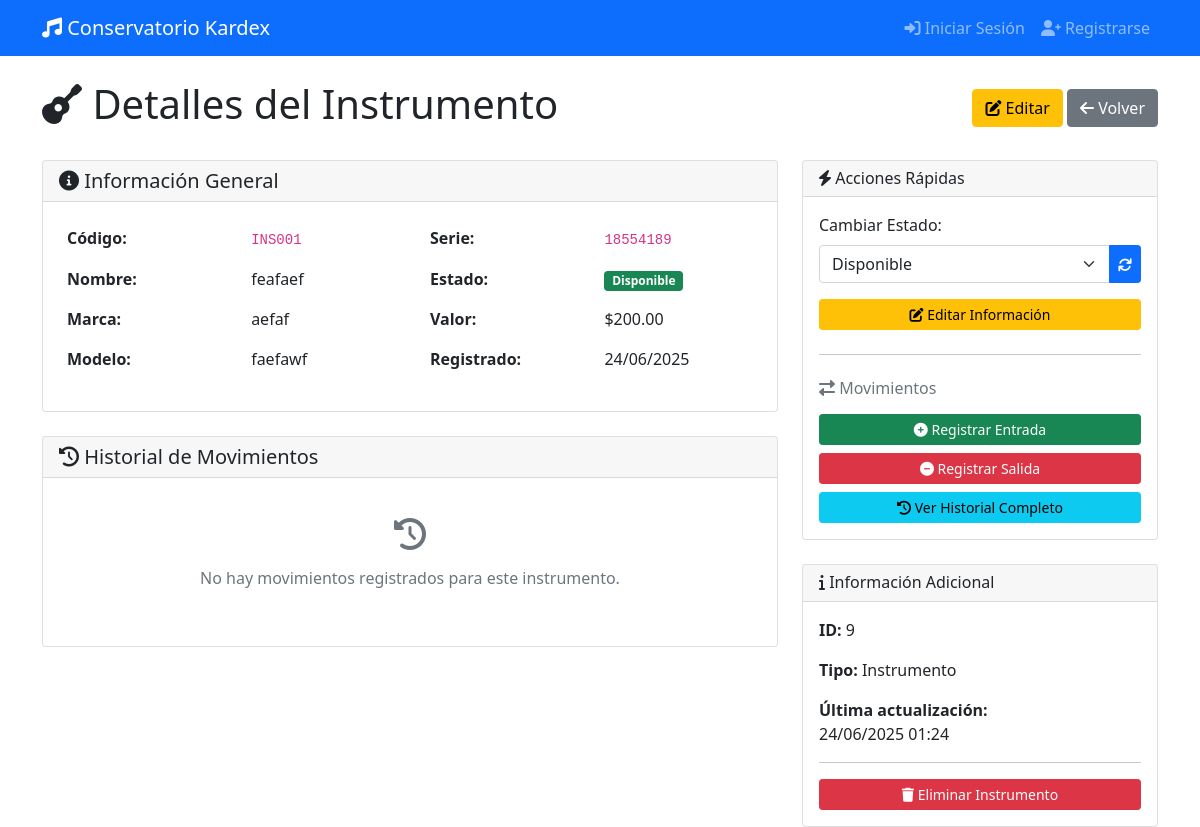
The page /instrumentos/9 on the database its author committed.
### app/database/models.py (models this page shows, shortened)
class BaseModel(db.Model):
    __abstract__ = True
    id = db.Column(db.Integer, primary_key=True)
    created_at = db.Column(db.DateTime, default=datetime.utcnow)
    updated_at = db.Column(db.DateTime, default=datetime.utcnow, onupdate=datetime.utcnow)

class Item(BaseModel):
    __tablename__ = 'tb_item'
    i_codigo = db.Column(db.String(20), unique=True, nullable=False)
    i_nombre = db.Column(db.String(200), nullable=False)
    i_tipo = db.Column(db.String(20), nullable=False)  # 'instrumento' o 'articulo'
    i_cantidad = db.Column(db.Integer, default=0)
    i_vUnitario = db.Column(db.Numeric(10, 2), default=0.0)
    i_vTotal = db.Column(db.Numeric(10, 2), default=0.0)
    instrumento = db.relationship('Instrumento', backref='item', uselist=False)
    articulo = db.relationship('Articulo', backref='item', uselist=False)
    movimientos = db.relationship('MovimientoDetalle', backref='item', lazy=True)
    stock = db.relationship('Stock', backref='item', uselist=False)

class Instrumento(db.Model):
    __tablename__ = 'tb_instrumento'
    i_id = db.Column(db.Integer, db.ForeignKey('tb_item.id'), primary_key=True)
    i_marca = db.Column(db.String(50), nullable=False)
    i_modelo = db.Column(db.String(50), nullable=False)
    i_serie = db.Column(db.String(50), unique=True, nullable=False)
    i_estado = db.Column(db.String(50), nullable=False)  # Podría ser un Enum
    created_at = db.Column(db.DateTime, default=datetime.utcnow)
    updated_at = db.Column(db.DateTime, default=datetime.utcnow, onupdate=datetime.utcnow)

### app/routes/web/instrumentos.py (the view)
@bp.route('/<int:instrumento_id>')
def detalle_instrumento(instrumento_id):
    instrumento = instrumento_service.obtener_por_id(instrumento_id)
    if not instrumento:
        flash('Instrumento no encontrado', 'error')
        return redirect(url_for('instrumentos.listar_instrumentos'))
    movimientos = instrumento_service.obtener_movimientos(instrumento.i_id)
    return render_template('instrumentos/detail.html',
                         instrumento=instrumento, movimientos=movimientos)

### app/database/repositories/base.py (called while the page is built)
    def get_by_id(self, id):
        return self.model.query.get(id)

### app/database/repositories/movimientos.py (called while the page is built)
    def get_by_item(self, item_id):
        return MovimientoDetalle.query.filter_by(i_id=item_id).order_by(MovimientoDetalle.m_fecha.desc()).all()

### app/services/instrumento_service.py (called while the page is built)
    def obtener_por_id(self, instrumento_id):
        return self.repo.get_by_id(instrumento_id)

    def obtener_movimientos(self, item_id):
        return self.movimiento_repo.get_by_item(item_id)

### app/templates/instrumentos/detail.html (shortened to what this page needs)
{% extends "base.html" %}
{% block content %}
<div class="row">
    <div class="col-12">
        <div class="d-flex justify-content-between align-items-center mb-4">
            <h1>
                <i class="fas fa-guitar"></i> Detalles del Instrumento
            </h1>
            <div>
                <a href="{{ url_for('instrumentos.editar_instrumento', instrumento_id=instrumento.i_id) }}" class="btn btn-warning">
                    <i class="fas fa-edit"></i> Editar
                </a>
                <a href="{{ url_for('instrumentos.listar_instrumentos') }}" class="btn btn-secondary">
                    <i class="fas fa-arrow-left"></i> Volver
                </a>
            </div>
        </div>
    </div>
</div>
<div class="row">
    <div class="col-md-8">
        <div class="card mb-4">
            <div class="card-header">
                <h5 class="mb-0">
                    <i class="fas fa-info-circle"></i> Información General
                </h5>
            </div>
            <div class="card-body">
                <div class="row">
                    <div class="col-md-6">
                        <table class="table table-borderless">
                            <tr>
                                <td><strong>Código:</strong></td>
                                <td><code>{{ instrumento.item.i_codigo if instrumento.item else 'N/A' }}</code></td>
                            </tr>
                            <tr>
                                <td><strong>Nombre:</strong></td>
                                <td>{{ instrumento.item.i_nombre if instrumento.item else 'N/A' }}</td>
                            </tr>
                            <tr>
                                <td><strong>Marca:</strong></td>
                                <td>{{ instrumento.i_marca }}</td>
                            </tr>
                            <tr>
                                <td><strong>Modelo:</strong></td>
                                <td>{{ instrumento.i_modelo }}</td>
                            </tr>
                        </table>
                    </div>
                    <div class="col-md-6">
                        <table class="table table-borderless">
                            <tr>
                                <td><strong>Serie:</strong></td>
                                <td><code>{{ instrumento.i_serie }}</code></td>
                            </tr>
                            <tr>
                                <td><strong>Estado:</strong></td>
                                <td>
                                    {% if instrumento.i_estado == 'Disponible' %}
                                        <span class="badge bg-success">{{ instrumento.i_estado }}</span>
                                    {% elif instrumento.i_estado == 'En uso' %}
                                        <span class="badge bg-warning">{{ instrumento.i_estado }}</span>
                                    {% elif instrumento.i_estado == 'Mantenimiento' %}
                                        <span class="badge bg-info">{{ instrumento.i_estado }}</span>
                                    {% elif instrumento.i_estado == 'Reparación' %}
                                        <span class="badge bg-secondary">{{ instrumento.i_estado }}</span>
                                    {% else %}
                                        <span class="badge bg-danger">{{ instrumento.i_estado }}</span>
                                    {% endif %}
                                </td>
                            </tr>
                            <tr>
                                <td><strong>Valor:</strong></td>
                                <td>${{ "%.2f"|format(instrumento.item.i_vUnitario) if instrumento.item else '0.00' }}</td>
                            </tr>
                            <tr>
                                <td><strong>Registrado:</strong></td>
                                <td>{{ instrumento.created_at.strftime('%d/%m/%Y') if instrumento.created_at else 'N/A' }}</td>
                            </tr>
                        </table>
                    </div>
                </div>
            </div>
        </div>
        <div class="card">
            <div class="card-header">
                <h5 class="mb-0">
                    <i class="fas fa-history"></i> Historial de Movimientos
                </h5>
            </div>
            <div class="card-body">
                {% if movimientos %}
                <div class="table-responsive">
                    <table class="table table-striped">
                        <thead>
                            <tr>
                                <th>Fecha</th>
                                <th>Tipo</th>
                                <th>Cantidad</th>
                                <th>Valor</th>
                                <th>Observaciones</th>
                            </tr>
                        </thead>
                        <tbody>
                            {% for movimiento in movimientos %}
                            <tr>
                                <td>{{ movimiento.m_fecha.strftime('%d/%m/%Y') }}</td>
                                <td>
                                    {% if movimiento.m_tipo == 'entrada' %}
                                        <span class="badge bg-success">
                                            <i class="fas fa-plus-circle"></i> {{ movimiento.m_tipo.title() }}
                                        </span>
                                    {% elif movimiento.m_tipo == 'salida' %}
                                        <span class="badge bg-danger">
                                            <i class="fas fa-minus-circle"></i> {{ movimiento.m_tipo.title() }}
                                        </span>
                                    {% elif movimiento.m_tipo == 'cambio_estado' %}
                                        <span class="badge bg-warning">
                                            <i class="fas fa-sync-alt"></i> Cambio de Estado
                                        </span>
                                    {% else %}
                                        <span class="badge bg-info">
                                            <i class="fas fa-info-circle"></i> {{ movimiento.m_tipo.title() }}
                                        </span>
                                    {% endif %}
                                </td>
                                <td>{{ movimiento.m_cantidad }}</td>
                                <td>${{ "%.2f"|format(movimiento.m_valorTotal) }}</td>
                                <td>{{ movimiento.m_observaciones or '-' }}</td>
                            </tr>
                            {% endfor %}
                        </tbody>
                    </table>
                </div>
                {% else %}
                <div class="text-center py-4">
                    <i class="fas fa-history fa-2x text-muted mb-3"></i>
                    <p class="text-muted">No hay movimientos registrados para este instrumento.</p>
                </div>
                {% endif %}
            </div>
        </div>
    </div>
    <div class="col-md-4">
        <div class="card mb-4">
            <div class="card-header">
                <h6 class="mb-0">
                    <i class="fas fa-bolt"></i> Acciones Rápidas
                </h6>
            </div>
            <div class="card-body">
                <form method="POST" action="{{ url_for('instrumentos.cambiar_estado', instrumento_id=instrumento.i_id) }}" class="mb-3">
                    <label for="estado" class="form-label">Cambiar Estado:</label>
                    <div class="input-group">
                        <select class="form-select" name="estado" required>
                            {% set estados = ['Disponible', 'En uso', 'Mantenimiento', 'Reparación', 'Fuera de servicio'] %}
                            {% for estado_opt in estados %}
                            <option value="{{ estado_opt }}"
                                    {% if instrumento.i_estado == estado_opt %}selected{% endif %}>
                                {{ estado_opt }}
                            </option>
                            {% endfor %}
                        </select>
                        <button type="submit" class="btn btn-primary btn-sm">
                            <i class="fas fa-sync"></i>
                        </button>
                    </div>
                </form>
                <div class="d-grid gap-2">
                    <a href="{{ url_for('instrumentos.editar_instrumento', instrumento_id=instrumento.i_id) }}"
                       class="btn btn-warning btn-sm">
                        <i class="fas fa-edit"></i> Editar Información
                    </a>
                    <hr>
                    <h6 class="text-muted mb-2">
                        <i class="fas fa-exchange-alt"></i> Movimientos
                    </h6>
                    <a href="{{ url_for('movimientos.registrar_entrada', instrumento_id=instrumento.i_id) }}"
                       class="btn btn-success btn-sm">
                        <i class="fas fa-plus-circle"></i> Registrar Entrada
                    </a>
                    <a href="{{ url_for('movimientos.registrar_salida', instrumento_id=instrumento.i_id) }}"
                       class="btn btn-danger btn-sm"
                       >
                        <i class="fas fa-minus-circle"></i> Registrar Salida
                    </a>
                    <a href="{{ url_for('movimientos.historial_movimientos', instrumento_id=instrumento.i_id) }}"
                       class="btn btn-info btn-sm">
                        <i class="fas fa-history"></i> Ver Historial Completo
                    </a>
                </div>
            </div>
        </div>
        <div class="card">
            <div class="card-header">
                <h6 class="mb-0">
                    <i class="fas fa-info"></i> Información Adicional
                </h6>
            </div>
            <div class="card-body">
                <p><strong>ID:</strong> {{ instrumento.i_id }}</p>
                <p><strong>Tipo:</strong> {{ instrumento.item.i_tipo.title() if instrumento.item else 'N/A' }}</p>
                <p><strong>Última actualización:</strong><br>
                   {{ instrumento.updated_at.strftime('%d/%m/%Y %H:%M') if instrumento.updated_at else 'N/A' }}</p>
                <hr>
                <button type="button" class="btn btn-danger btn-sm w-100" data-bs-toggle="modal" data-bs-target="#deleteModal">
                    <i class="fas fa-trash"></i> Eliminar Instrumento
                </button>
            </div>
        </div>
    </div>
</div>
{% endblock %}

### rows shown on the page
Item: item "INS001", item "feafaef", i_vUnitario "200.00", item.i_tipo "Instrumento"
Instrumento: i_marca "aefaf", i_modelo "faefawf", i_serie "18554189", i_estado "Disponible", created_at "24/06/2025", estado "Disponible", i_id "9", updated_at "24/06/2025 01:24"
